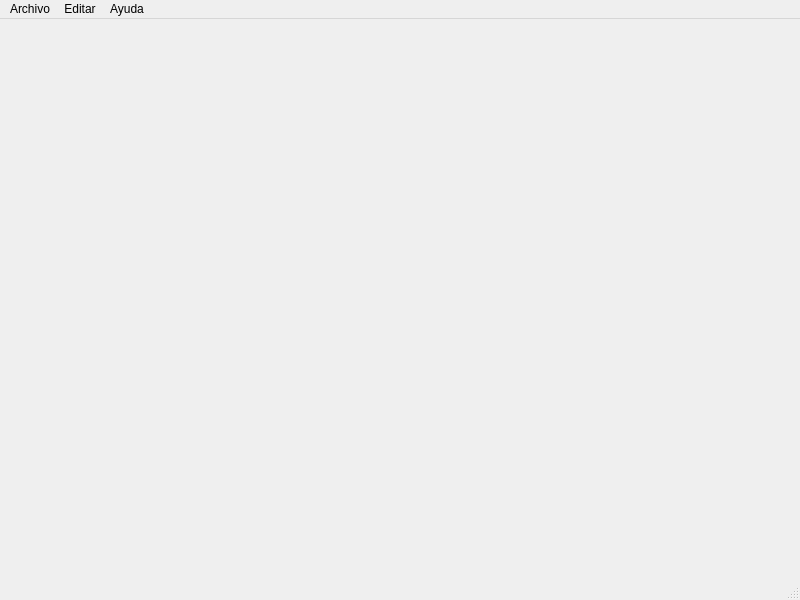
<ui version="4.0" >
 <author></author>
 <comment></comment>
 <exportmacro></exportmacro>
 <class>bulmatpvview</class>
 <widget class="QMainWindow" name="bulmatpvview" >
  <property name="geometry" >
   <rect>
    <x>0</x>
    <y>0</y>
    <width>800</width>
    <height>600</height>
   </rect>
  </property>
  <property name="windowTitle" >
   <string>BulmaTPV</string>
  </property>
  <property name="windowIcon" >
   <iconset/>
  </property>
  <widget class="QWidget" name="centralwidget" />
  <widget class="QMenuBar" name="menubar" >
   <property name="geometry" >
    <rect>
     <x>0</x>
     <y>0</y>
     <width>800</width>
     <height>29</height>
    </rect>
   </property>
   <widget class="QMenu" name="menuArchivo" >
    <property name="title" >
     <string>Archivo</string>
    </property>
    <addaction name="actionIdentificaci_n" />
    <addaction name="separator" />
    <addaction name="actionCerrar" />
   </widget>
   <widget class="QMenu" name="menuEditar" >
    <property name="title" >
     <string>Editar</string>
    </property>
    <widget class="QMenu" name="menuCliente" >
     <property name="title" >
      <string>Cliente</string>
     </property>
     <addaction name="actionA_adir_Cliente_2" />
     <addaction name="actionModificar" />
     <addaction name="actionBorrar" />
     <addaction name="separator" />
     <addaction name="actionEstad_sticas" />
     <addaction name="actionCuentas_Pendientes" />
    </widget>
    <widget class="QMenu" name="menuConfiguraci_n" >
     <property name="title" >
      <string>Configuración</string>
     </property>
     <addaction name="actionAdministrador" />
     <addaction name="actionModificar_Cliente" />
    </widget>
    <addaction name="menuCliente" />
    <addaction name="menuConfiguraci_n" />
   </widget>
   <widget class="QMenu" name="menuAyuda" >
    <property name="geometry" >
     <rect>
      <x>313</x>
      <y>115</y>
      <width>132</width>
      <height>139</height>
     </rect>
    </property>
    <property name="title" >
     <string>Ayuda</string>
    </property>
    <addaction name="actionSobre_BulmaTPV" />
    <addaction name="actionSobre_Bulmages" />
    <addaction name="actionSobre_Qt" />
   </widget>
   <addaction name="menuArchivo" />
   <addaction name="menuEditar" />
   <addaction name="menuAyuda" />
  </widget>
  <widget class="QStatusBar" name="statusbar" />
  <action name="actionSobre_BulmaTPV" >
   <property name="text" >
    <string>Sobre BulmaTPV</string>
   </property>
  </action>
  <action name="actionSobre_Bulmages" >
   <property name="text" >
    <string>Sobre Bulmages</string>
   </property>
  </action>
  <action name="actionSobre_Qt" >
   <property name="text" >
    <string>Sobre Qt</string>
   </property>
  </action>
  <action name="actionCerrar" >
   <property name="text" >
    <string>Cerrar</string>
   </property>
  </action>
  <action name="actionModificar_Cliente" >
   <property name="text" >
    <string>Preferencias</string>
   </property>
  </action>
  <action name="actionA_adir_Cliente_2" >
   <property name="text" >
    <string>Añadir</string>
   </property>
  </action>
  <action name="actionModificar" >
   <property name="text" >
    <string>Modificar</string>
   </property>
  </action>
  <action name="actionBorrar" >
   <property name="text" >
    <string>Borrar</string>
   </property>
  </action>
  <action name="actionIdentificaci_n" >
   <property name="text" >
    <string>Identificación</string>
   </property>
  </action>
  <action name="actionEstad_sticas" >
   <property name="text" >
    <string>Estadísticas</string>
   </property>
  </action>
  <action name="actionCuentas_Pendientes" >
   <property name="text" >
    <string>Pendiente</string>
   </property>
  </action>
  <action name="actionAdministrador" >
   <property name="text" >
    <string>Administrador</string>
   </property>
  </action>
 </widget>
 <pixmapfunction></pixmapfunction>
 <resources/>
 <connections/>
</ui>
